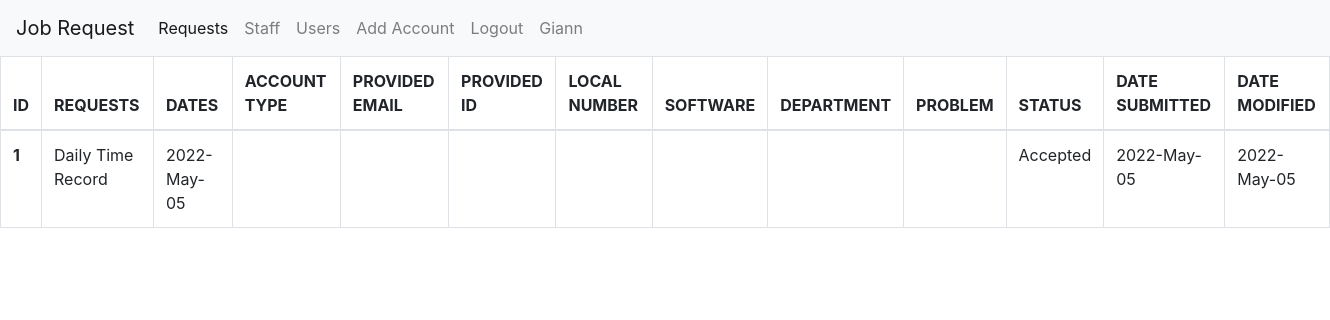
The app's page /admin/admindashboard.php (signed in) with its own data.
### tables this page shows
CREATE TABLE `requests` (
  `id` int(11) NOT NULL,
  `request` varchar(255) NOT NULL,
  `dates` varchar(255) NOT NULL,
  `account_type` varchar(255) NOT NULL,
  `provided_email` varchar(255) NOT NULL,
  `provided_id` varchar(255) NOT NULL,
  `local_number` varchar(20) DEFAULT NULL,
  `software` varchar(255) NOT NULL,
  `dept` varchar(255) NOT NULL,
  `problem` varchar(255) NOT NULL,
  `status` varchar(255) NOT NULL DEFAULT '1',
  `accepted_by` varchar(255) NOT NULL,
  `date_submitted` varchar(255) NOT NULL,
  `date_modified` varchar(255) NOT NULL,
  `email` varchar(255) NOT NULL
);

CREATE TABLE `request_type` (
  `request_id` int(11) NOT NULL,
  `request` varchar(255) NOT NULL
);

### admin/admindashboard.php (the view, shortened to what this page needs)
<?php
include 'config.php';
?>
<!DOCTYPE html>
<html lang="en">
<head>
    <link rel="stylesheet" href="https://cdn.jsdelivr.net/npm/bootstrap@4.0.0/dist/css/bootstrap.min.css">
</head>
<body>
    <nav class="navbar navbar-expand-lg navbar-light bg-light">
        <a class="navbar-brand" href="index.php">Job Request</a>
        <div class="collapse navbar-collapse" id="navbarNavAltMarkup">
            <div class="navbar-nav">
                <a class="nav-item nav-link active" href="#">Requests</a>
                <a class="nav-item nav-link" href="staff.php">Staff</a>
                <a class="nav-item nav-link" href="users.php">Users</a>
                <a class="nav-item nav-link" href="addaccount.php">Add Account</a>
                <a class="nav-item nav-link" href="logout.php">Logout</a>
                <a class="nav-item nav-link" style="pointer-events:none"> <?php echo $_SESSION["NAME"]; ?></a>
            </div>
        </div>
    </nav>
    <table class="table table-bordered table-hover table-responsive-xl">
        <thead>
            <tr>
                <th scope="col">ID</th>
                <th scope="col">REQUESTS</th>
                <th scope="col">DATES</th>
                <th scope="col">ACCOUNT TYPE</th>
                <th scope="col">PROVIDED EMAIL</th>
                <th scope="col">PROVIDED ID</th>
                <th scope="col">LOCAL NUMBER</th>
                <th scope="col">SOFTWARE</th>
                <th scope="col">DEPARTMENT</th>
                <th scope="col">PROBLEM</th>
                <th scope="col">STATUS</th>
                <th scope="col">DATE SUBMITTED</th>
                <th scope="col">DATE MODIFIED</th>
            </tr>
        </thead>
        <tbody>
            <?php
            $sql = "SELECT * from requests";
            $sqlQuery = mysqli_query($con, $sql);
            if ($sqlQuery) {
                $num = 0;
                while ($row = mysqli_fetch_assoc($sqlQuery)) {
                    $num++;
                    $reqid = $row['request'];
                    $sqlreq = "SELECT * from request_type where request_id ='$reqid'";
                    $sqlreqQuery = mysqli_query($con, $sqlreq);
                    if ($sqlreqQuery) {
                        while ($rows = mysqli_fetch_assoc($sqlreqQuery)) {
                            $request = $rows['request'];
                        }
                    }
                    $dates = $row['dates'];
                    $type = $row['account_type'];
                    $email = $row['provided_email'];
                    $pid = $row['provided_id'];
                    $number = $row['local_number'];
                    $software = $row['software'];
                    $dept = $row['dept'];
                    $problem = $row['problem'];
                    if ($row['status'] == 2) {
                        $status = "Accepted";
                    }
                    $date_sub = $row['date_submitted'];
                    $date_mod = $row['date_modified'];
                    echo '
                        <tr data-href = "hello.html">
                          <th scope="row">' . $num . '</th>
                          <td>' . $request . '</td>
                          <td>' . $dates . '</td>
                          <td>' . $type . '</td>
                          <td>' . $email . '</td>
                          <td>' . $pid . '</td>
                          <td>' . $number . '</td>
                          <td>' . $software . '</td>
                          <td>' . $dept . '</td>
                          <td>' . $problem . '</td>
                          <td>' . $status . '</td>
                          <td>' . $date_sub . '</td>
                          <td>' . $date_mod . '</td>
                        </tr>
                        ';
                }
            }
            ?>
        </tbody>
    </table>
</body>
</html>

### records on screen
requests: request_type.request "Daily Time Record", dates "2022-May-05", status "Accepted", date_submitted "2022-May-05", date_modified "2022-May-05"

### other values on screen
$_SESSION["NAME"] "Giann"
